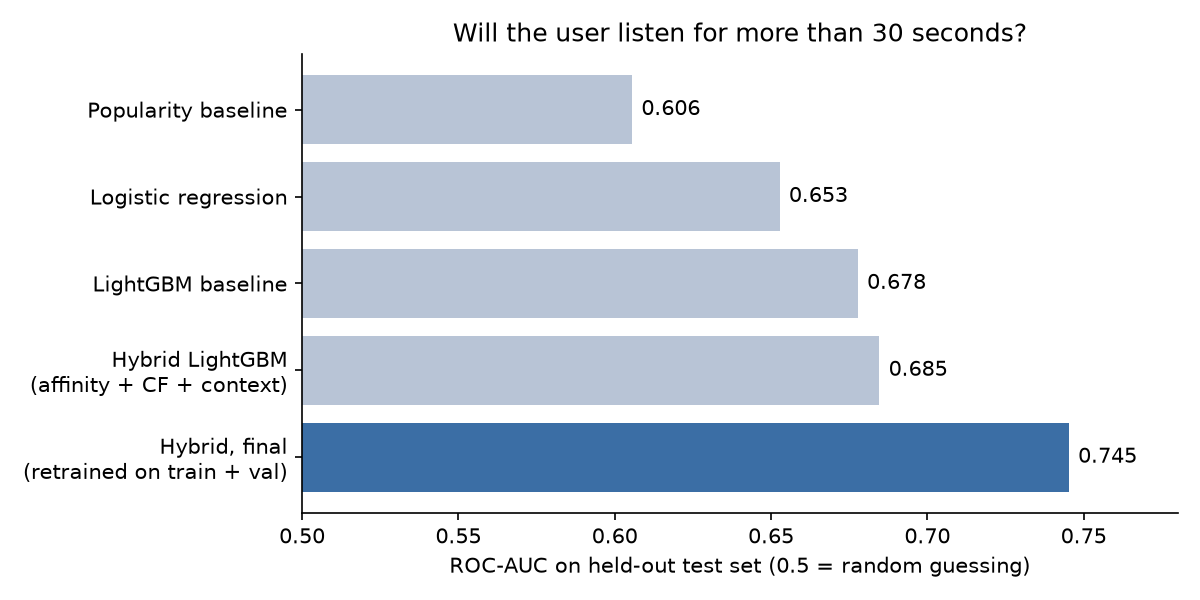

Recreate this plot in Python.
"""Plot test AUC per modelling stage. Values are taken from the saved notebook outputs."""
import matplotlib.pyplot as plt

stages = [
    ("Popularity baseline", 0.6055, "03"),
    ("Logistic regression", 0.6527, "03"),
    ("LightGBM baseline", 0.6777, "03"),
    ("Hybrid LightGBM\n(affinity + CF + context)", 0.6846, "07"),
    ("Hybrid, final\n(retrained on train + val)", 0.7452, "08"),
]
labels = [s[0] for s in stages]
aucs = [s[1] for s in stages]
colors = ["#b8c4d6"] * (len(stages) - 1) + ["#3b6ea5"]

fig, ax = plt.subplots(figsize=(8, 4))
bars = ax.barh(labels[::-1], aucs[::-1], color=colors[::-1])
for bar, auc in zip(bars, aucs[::-1]):
    ax.text(auc + 0.003, bar.get_y() + bar.get_height() / 2, f"{auc:.3f}", va="center")
ax.set_xlim(0.5, 0.78)
ax.set_xlabel("ROC-AUC on held-out test set (0.5 = random guessing)")
ax.set_title("Will the user listen for more than 30 seconds?")
ax.spines[["top", "right"]].set_visible(False)
fig.tight_layout()
fig.savefig("docs/auc_progression.png", dpi=150)
